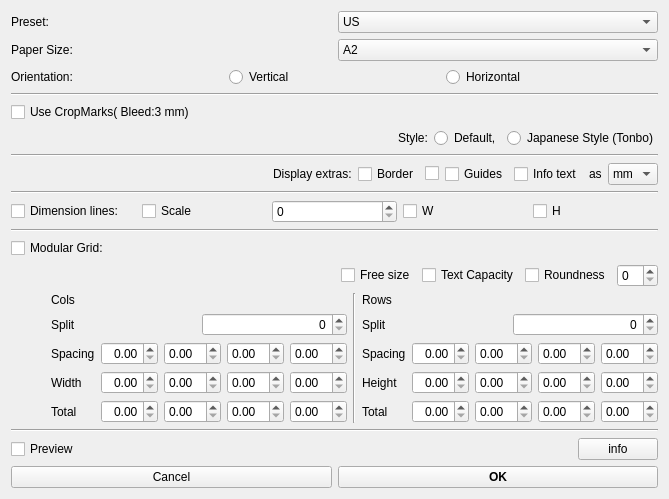
<?xml version="1.0" encoding="UTF-8"?>
<ui version="4.0">
  <class>Form</class>
  <widget class="QWidget" name="Form">

    <layout class="QVBoxLayout" name="verticalLayout">
      <item>
        <layout class="QHBoxLayout">
          <item><widget class="QLabel" name="labelPreset"><property name="text"><string>Preset:</string></property></widget></item>
          <item><widget class="QComboBox" name="comboPreset"><item><property name="text"><string>US</string></property></item></widget></item>
        </layout>
      </item>


      <item>
        <layout class="QHBoxLayout">
          <item><widget class="QLabel" name="labelSize"><property name="text"><string>Paper Size:</string></property></widget></item>
          <item><widget class="QComboBox" name="comboSize"><item><property name="text"><string>A2</string></property></item></widget></item>
        </layout>
      </item>

  


      <item>
        <layout class="QHBoxLayout">
          <item><widget class="QLabel" name="labelOrient"><property name="text"><string>Orientation:</string></property></widget></item>


          <item><widget class="QRadioButton" name="radioVertical"><property name="text"><string>Vertical</string></property></widget></item>
          <item><widget class="QRadioButton" name="radioHorizontal"><property name="text"><string>Horizontal</string></property></widget></item>




        </layout>
      </item> 


  <item>
      <widget class="QFrame" name="lineHair7">
      <property name="frameShape">
        <enum>QFrame::HLine</enum>
      </property>
      <property name="frameShadow">
        <enum>QFrame::Sunken</enum>
      </property>
      <property name="lineWidth">
        <number>1</number>
      </property>
      </widget>
  </item>

      <item>
        <layout class="QHBoxLayout">
          <item>
            <widget class="QCheckBox" name="checkBleed">
              <property name="text">
                <string>Use CropMarks( Bleed:3 mm)</string>
              </property>
            </widget>
          </item>

          <item><widget class="QLabel" name="labelCropmark"><property name="text"><string></string></property></widget></item>
        </layout>
      </item>

      <item>
        <layout class="QHBoxLayout">
<item>
<spacer name="horizontalSpacer">
 <property name="orientation">
  <enum>Qt::Horizontal</enum>
 </property>
 <property name="sizeHint" stdset="0">
  <size>
   <width>40</width>
   <height>20</height>
  </size>
 </property>
</spacer>
</item>


          <item><widget class="QLabel" name="labelCropmark"><property name="text"><string>Style:</string></property></widget></item>
 
          <item><widget class="QRadioButton" name="radioDefault"><property name="text"><string>Default,</string></property></widget></item>
          <item><widget class="QRadioButton" name="radioJapanese"><property name="text"><string>Japanese Style (Tonbo)</string></property></widget></item>
        </layout>
      </item>


  <item>
      <widget class="QFrame" name="lineHair7">
      <property name="frameShape">
        <enum>QFrame::HLine</enum>
      </property>
      <property name="frameShadow">
        <enum>QFrame::Sunken</enum>
      </property>
      <property name="lineWidth">
        <number>1</number>
      </property>
      </widget>
  </item>


      <item>
        <layout class="QHBoxLayout">

<item>
<spacer name="horizontalSpacer">
 <property name="orientation">
  <enum>Qt::Horizontal</enum>
 </property>
 <property name="sizeHint" stdset="0">
  <size>
   <width>10</width>
   <height>20</height>
  </size>
 </property>
</spacer>
</item>

<!-- Display Extras -->
          <item><widget class="QLabel"><property name="text"><string>Display extras:</string></property></widget></item>

          <item>
            <widget class="QCheckBox" name="checkFrame">
              <property name="text">
                <string>Border</string>
              </property>
            <property name="sizePolicy">
              <sizepolicy hsizetype="Fixed" vsizetype="Fixed">
                <horstretch>0</horstretch>
                <verstretch>0</verstretch>
              </sizepolicy>
            </property>
            </widget>
          </item>

          <item>
            <widget class="QCheckBox" name="checkGuide">
            </widget>
          </item>
          <item>
            <widget class="QCheckBox" name="checkGuide2">
              <property name="text">
                <string>Guides</string>
              </property>
            </widget>
          </item>

          <item>
            <widget class="QCheckBox" name="checkInfo">
              <property name="text">
                <string>Info text</string>
              </property>
            </widget>
          </item>


          <item><widget class="QLabel"  ><property name="text"><string>as</string></property></widget></item>
          <item><widget class="QComboBox" name="comboUnit"><item><property name="text"><string>mm</string></property></item></widget></item>




        </layout>
      </item>



  <item>
      <widget class="QFrame" name="lineHair8">
      <property name="frameShape">
        <enum>QFrame::HLine</enum>
      </property>
      <property name="frameShadow">
        <enum>QFrame::Sunken</enum>
      </property>
      <property name="lineWidth">
        <number>1</number>
      </property>
      </widget>
  </item>

<!-- Dimension lines -->
<item>
  <layout class="QHBoxLayout" name="displayDim">

    <item>
      <widget class="QCheckBox" name="checkDim">
        <property name="text">
          <string>Dimension lines:</string>
        </property>
      </widget>
    </item>

    <item>
      <widget class="QCheckBox" name="checkScale">
        <property name="text">
          <string>Scale</string>
        </property>
      </widget>
    </item>

<item><widget class="QSpinBox" name="dimScaleFactor"></widget></item>

    <item>
      <widget class="QCheckBox" name="checkDimW">
        <property name="text">
          <string>W</string>
        </property>
      </widget>
    </item>


    <item>
      <widget class="QCheckBox" name="checkDimH">
        <property name="text">
          <string>H</string>
        </property>
      </widget>
    </item>




  </layout>
  </item>




  <item>
      <widget class="QFrame" name="lineHair7">
      <property name="frameShape">
        <enum>QFrame::HLine</enum>
      </property>
      <property name="frameShadow">
        <enum>QFrame::Sunken</enum>
      </property>
      <property name="lineWidth">
        <number>1</number>
      </property>
      </widget>
  </item>

<item>
  <layout class="QHBoxLayout" name="displaySlice">

    <item>
      <widget class="QCheckBox" name="checkSlice">
        <property name="text">
          <string>Modular Grid:</string>
        </property>
      </widget>
    </item>

  </layout>
</item>



<item>
  <layout class="QHBoxLayout" name="displaySlice">


<item>
<spacer name="horizontalSpacer_m">
 <property name="orientation">
  <enum>Qt::Horizontal</enum>
 </property>
 <property name="sizeHint" stdset="0">
  <size>
   <width>10</width>
   <height>20</height>
  </size>
 </property>
</spacer>
</item>


    <item>
      <widget class="QCheckBox" name="chkIgnoreShape">
        <property name="text">
          <string>Free size</string>
        </property>
      </widget>
    </item>

    <item>
      <widget class="QCheckBox" name="chkTxtCapa">
        <property name="text">
          <string>Text Capacity</string>
        </property>
      </widget>
    </item>


    <item>
      <widget class="QCheckBox" name="chkRoundedCorners">
        <property name="text">
          <string>Roundness</string>
        </property>
      </widget>
    </item>

  <item><widget class="QSpinBox" name="Roundness"></widget></item>


  </layout>
  </item>

<!-- Grid start -->
<item>
  <layout class="QHBoxLayout" name="displaySlice">



<item>
<spacer name="horizontalSpacer">
 <property name="orientation">
  <enum>Qt::Horizontal</enum>
 </property>
 <property name="sizeHint" stdset="0">
  <size>
   <width>40</width>
   <height>20</height>
  </size>
 </property>
</spacer>
</item>



<!-- Grid start -->

<item><layout class="QVBoxLayout" >
<item><layout class="QHBoxLayout" >
          <item><widget class="QLabel" name="label_c"><property name="text"><string>Cols</string></property></widget></item>
</layout></item>
<item><layout class="QHBoxLayout" >
          <item><widget class="QLabel" name="label_s"><property name="text"><string>Split</string></property></widget></item>
          <item><widget class="QSpinBox" name="vCols"><property name="alignment"><set>Qt::AlignRight</set></property></widget></item>
</layout></item>



<item><layout class="QHBoxLayout" >
          <item><widget class="QLabel" name="label_s1"><property name="text"><string>Spacing</string></property></widget></item>
          <item><widget class="QDoubleSpinBox" name="vColspacing"><property name="alignment"><set>Qt::AlignRight</set></property></widget></item>
          <item><widget class="QDoubleSpinBox" name="vColspacingMm"></widget></item>
          <item><widget class="QDoubleSpinBox" name="vColspacingPx"></widget></item>
          <item><widget class="QDoubleSpinBox" name="vColspacingInch"></widget></item>
</layout></item>

<item><layout class="QHBoxLayout" >
          <item><widget class="QLabel" ><property name="text"><string>Width</string></property></widget></item>
          <item><widget class="QDoubleSpinBox" name="vUnit_w"><property name="alignment"><set>Qt::AlignRight</set></property></widget></item>
          <item><widget class="QDoubleSpinBox" name="vUnit_wMm"></widget></item>
          <item><widget class="QDoubleSpinBox" name="vUnit_wPx"></widget></item>
          <item><widget class="QDoubleSpinBox" name="vUnit_wInch"></widget></item>
</layout></item>

<item><layout class="QHBoxLayout" >
          <item><widget class="QLabel" ><property name="text"><string>Total</string></property></widget></item>
          <item><widget class="QDoubleSpinBox" name="vTotal_w"><property name="alignment"><set>Qt::AlignRight</set></property></widget></item>
          <item><widget class="QDoubleSpinBox" name="vTotal_wMm"></widget></item>
          <item><widget class="QDoubleSpinBox" name="vTotal_wPx"></widget></item>
          <item><widget class="QDoubleSpinBox" name="vTotal_wInch"></widget></item>
</layout></item>


</layout></item>


  <item>
      <widget class="QFrame" name="lineHair5">
      <property name="frameShape">
        <enum>QFrame::VLine</enum>
      </property>
      <property name="frameShadow">
        <enum>QFrame::Sunken</enum>
      </property>
      <property name="lineWidth">
        <number>1</number>
      </property>
      </widget>
  </item>




<item><layout class="QVBoxLayout" >



<item><layout class="QHBoxLayout" >
          <item><widget class="QLabel" name="label_c"><property name="text"><string>Rows</string></property></widget></item>
</layout></item>
<item><layout class="QHBoxLayout" >

          <item><widget class="QLabel" name="label_s2"><property name="text"><string>Split</string></property></widget></item>
          <item><widget class="QSpinBox" name="vRows"><property name="alignment"><set>Qt::AlignRight</set></property></widget></item>
 
</layout></item>
<item><layout class="QHBoxLayout" >
          <item><widget class="QLabel" name="label_s3"><property name="text"><string>Spacing</string></property></widget></item>
          <item><widget class="QDoubleSpinBox" name="vRowspacing"><property name="alignment"><set>Qt::AlignRight</set></property></widget></item>
          <item><widget class="QDoubleSpinBox" name="vRowspacingMm"></widget></item>
          <item><widget class="QDoubleSpinBox" name="vRowspacingPx"></widget></item>
          <item><widget class="QDoubleSpinBox" name="vRowspacingInch"></widget></item>
</layout></item>


<item><layout class="QHBoxLayout" >
          <item><widget class="QLabel" ><property name="text"><string>Height</string></property></widget></item>
          <item><widget class="QDoubleSpinBox" name="vUnit_h"><property name="alignment"><set>Qt::AlignRight</set></property></widget></item>
          <item><widget class="QDoubleSpinBox" name="vUnit_hMm"></widget></item>
          <item><widget class="QDoubleSpinBox" name="vUnit_hPx"></widget></item>
          <item><widget class="QDoubleSpinBox" name="vUnit_hInch"></widget></item>
</layout></item>

<item><layout class="QHBoxLayout" >
          <item><widget class="QLabel" ><property name="text"><string>Total</string></property></widget></item>
          <item><widget class="QDoubleSpinBox" name="vTotal_h"><property name="alignment"><set>Qt::AlignRight</set></property></widget></item>
          <item><widget class="QDoubleSpinBox" name="vTotal_hMm"></widget></item>
          <item><widget class="QDoubleSpinBox" name="vTotal_hPx"></widget></item>
          <item><widget class="QDoubleSpinBox" name="vTotal_hInch"></widget></item>
</layout></item>



</layout></item>




  </layout>
</item>
<!-- Grid end -->

 


   <item>
      <widget class="QFrame" name="lineHair6">
      <property name="frameShape">
        <enum>QFrame::HLine</enum>
      </property>
      <property name="frameShadow">
        <enum>QFrame::Sunken</enum>
      </property>
      <property name="lineWidth">
        <number>1</number>
      </property>
      </widget>
  </item>







<item>
  <layout class="QHBoxLayout" name="displayArtwork">
    <item>
      <widget class="QCheckBox" name="checkPreview">
        <property name="text">
          <string>Preview</string>
        </property>
      </widget>
    </item>

<!-- Debug -->

<!--
   <item><widget class="QLabel"><property name="text"><string>Debug:Wpad</string></property></widget></item>
   <item><widget class="QDoubleSpinBox" name="dbgWpad"></widget></item>
   <item><widget class="QLabel"><property name="text"><string>Dpad</string></property></widget></item>
   <item><widget class="QDoubleSpinBox" name="dbgDpad"></widget></item>
-->

<!-- Debug end -->

    <item>
      <spacer name="horizontalSpacer">
        <property name="orientation">
          <enum>Qt::Horizontal</enum>
        </property>
        <property name="sizeHint" stdset="0">
          <size>
            <width>40</width>
            <height>20</height>
          </size>
        </property>
      </spacer>
    </item>

    <item>
      <widget class="QPushButton" name="infoButton">
        <property name="text">
          <string>info</string>
        </property>
      </widget>
    </item>
  </layout>
</item>








<item>
  <layout class="QHBoxLayout" name="buttonLayout">
    <item>
      <widget class="QPushButton" name="cancelButton">
        <property name="text">
          <string>Cancel</string>
        </property>
      </widget>
    </item>
    <item>
      <widget class="QPushButton" name="okButton">
        <property name="text">
          <string>OK</string>
        </property>
        <property name="font">
          <font>
            <bold>true</bold>
            <weight>75</weight>
          </font>
        </property>
      </widget>
    </item>
  </layout>
</item>



    </layout>
  </widget>
  <resources/>
  <connections/>
</ui>
